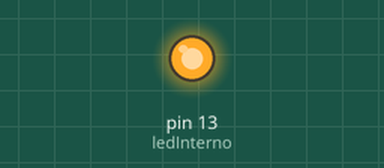
This sketch was run on a simulated Arduino Uno, built with avr-gcc and run on an emulated ATmega328P. Shown: output pins drawn as LEDs (lit = HIGH).

Above: at 0.5 s.
At 2.5 s:
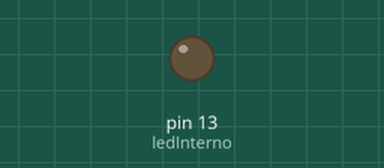
Timing chart, 0 to 5.2 s (numbered marks = the images above):
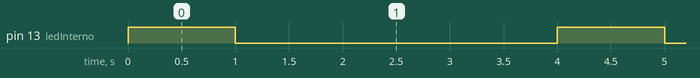

The sketch:

introdu_o_arduino1.ino
```cpp
// C++ code
//

int ledInterno = 13;
int led = 12;
int sensorUmidade = 7;
void setup()
{
  pinMode(ledInterno , OUTPUT);
  pinMode(sensorUmidade , INPUT);
}

void loop()
{
  digitalWrite(ledInterno, HIGH);
  delay(1000); // Wait for 1000 millisecond(s)
  digitalWrite(ledInterno, LOW);
  delay(1000); // Wait for 1000 millisecond(s)

  digitalWrite(led, HIGH);
  delay(1000); // Wait for 1000 millisecond(s)
  digitalWrite(led, LOW);
  delay(1000); // Wait for 1000 millisecond(s)
}
```

Measured:
- by itself, pin 13 (ledInterno): alternates HIGH for 1.0 s and LOW for 3.0 s
